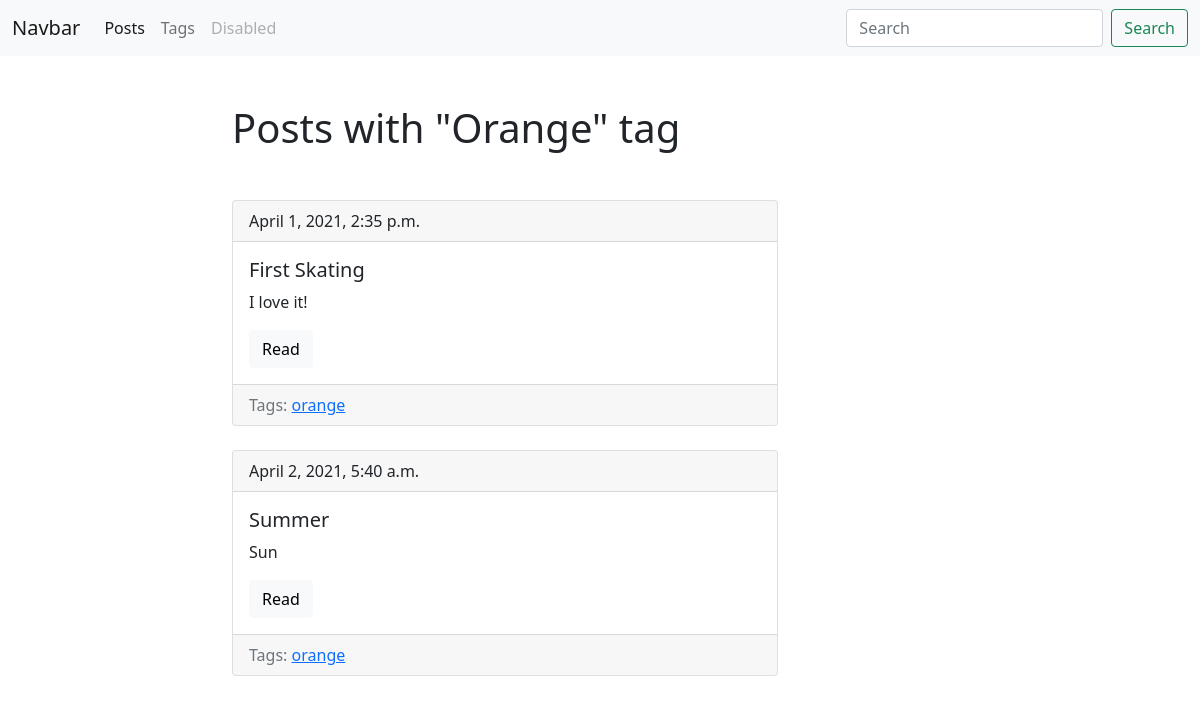
The page /blog/tag/orange/ on the database its author committed.
### blog/models.py (models this page shows, shortened)
class Tag(models.Model):
    title = models.CharField(max_length=50)
    slug = models.SlugField(max_length=50, unique=True)
    def get_absolute_url(self):
        return reverse('tag_detail_url', kwargs = {'slug':self.slug})

class Post(models.Model):
    title = models.CharField(max_length=150, db_index = True)
    slug = models.SlugField(max_length=150, unique=True, blank=True)
    body = models.TextField(blank=True, db_index=True)
    tags = models.ManyToManyField('Tag', blank=True, related_name='posts')
    date_pub = models.DateTimeField(auto_now_add=True)

### blog/views.py (the view)
# urls.py: path('tag/<str:slug>/', TagDetail.as_view(), name='tag_detail_url'),
class TagDetail(ObjectDetailMixin, View):
    model = Tag
    template = 'blog/tag_detail.html'

### blog/utils.py (called while the page is built)
    def get(self, request, slug):
        obj = get_object_or_404(self.model, slug__iexact=slug)
        return render(request, self.template, context={self.model.__name__.lower(): obj, 'admin_object':obj, 'detail': True })

### blog/templates/blog/tag_detail.html (shortened to what this page needs)
{% extends 'blog/base_blog.html'%}
{% block content %}
<h1 class="mb-5">Posts with "{{tag.title|title}}" tag</h1>
    {% for post in tag.posts.all %}
    {% include 'blog/includes/post_card_template.html'%}
    {% endfor%}
{% endblock %}

### blog/templates/blog/base_blog.html (shortened to what this page needs)
{% extends 'base.html'%}

### templates/base.html (shortened to what this page needs)
<!DOCTYPE html>
{% load static %}
<html lang="en">
<head>
    <link href="https://cdn.jsdelivr.net/npm/bootstrap@5.0.0-beta3/dist/css/bootstrap.min.css" rel="stylesheet">
    <link rel="stylesheet" href="{% static 'css/styles.css' %}">
</head>
<body>
<nav class="navbar navbar-expand-lg navbar-light bg-light" style="background-color: #e3f2fd;">
    <div class="container-fluid">
        <a class="navbar-brand" href="#">Navbar</a>
        <div class="collapse navbar-collapse" id="navbarSupportedContent">
            <ul class="navbar-nav me-auto mb-2 mb-lg-0">
                <li class="nav-item">
                    <a class="nav-link active" aria-current="page" href="{% url 'posts_list_url' %}">Posts</a>
                </li>
                <li class="nav-item">
                    <a class="nav-link" href="{% url 'tags_list_url' %}">Tags</a>
                </li>
                <li class="nav-item">
                    <a class="nav-link disabled" href="#" tabindex="-1" aria-disabled="true">Disabled</a>
                </li>
            </ul>
            <form class="d-flex">
                <input class="form-control me-2" type="search" placeholder="Search" aria-label="Search">
                <button class="btn btn-outline-success" type="submit">Search</button>
            </form>
        </div>
    </div>
</nav>
<div class="container mt-5">
    <div class="row">
        <div class="col-6 offset-md-2">
            {% block content %}{% endblock %}
        </div>
    </div>
</div>
</body>
</html>

### blog/templates/blog/includes/post_card_template.html
<div class="card mb-4">
    <div class="card-header">
        {{ post.date_pub }}
    </div>
    <div class="card-body">
        <h5 class="card-title">{{ post.title }}</h5>
        <p class="card-text">{{ post.body|truncatewords:15 }}</p>
        <a href="{% url 'post_detail_url' post.slug %}" class="btn btn-light">Read</a>
    </div>
    <div>
      <div class="card-footer text-muted">
          Tags:
          {% for tag in post.tags.all %}
          <a href="{{ tag.get_absolute_url }}">{{tag.title}}</a>
          {% endfor %}
          </div>
</div>
    </div>

### rows shown on the page
Tag: title "Orange", title "orange"
Post: date_pub "April 1, 2021, 2:35 p.m.", title "First Skating", body "I love it!"
Post: date_pub "April 2, 2021, 5:40 a.m.", title "Summer", body "Sun"
